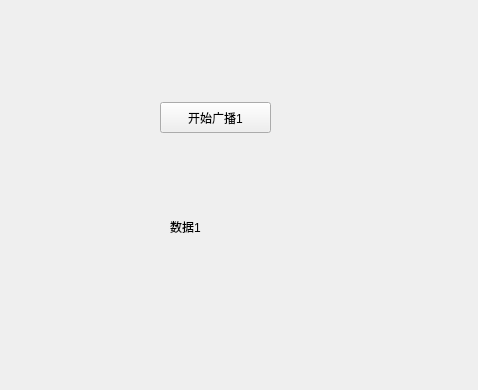
<?xml version="1.0" encoding="UTF-8"?>
<ui version="4.0">
 <class>Widget</class>
 <widget class="QWidget" name="Widget">
  <property name="geometry">
   <rect>
    <x>0</x>
    <y>0</y>
    <width>478</width>
    <height>390</height>
   </rect>
  </property>
  <property name="windowTitle">
   <string>Widget</string>
  </property>
  <widget class="QPushButton" name="pushButton">
   <property name="geometry">
    <rect>
     <x>160</x>
     <y>102</y>
     <width>111</width>
     <height>31</height>
    </rect>
   </property>
   <property name="text">
    <string>开始广播1</string>
   </property>
  </widget>
  <widget class="QLabel" name="label">
   <property name="geometry">
    <rect>
     <x>170</x>
     <y>211</y>
     <width>91</width>
     <height>31</height>
    </rect>
   </property>
   <property name="text">
    <string>数据1</string>
   </property>
  </widget>
 </widget>
 <layoutdefault spacing="6" margin="11"/>
 <resources/>
 <connections/>
</ui>
